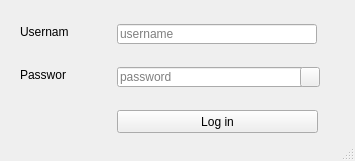
<?xml version="1.0" encoding="UTF-8"?>
<ui version="4.0">
 <class>AuthorizationWindow</class>
 <widget class="QMainWindow" name="AuthorizationWindow">
  <property name="geometry">
   <rect>
    <x>0</x>
    <y>0</y>
    <width>355</width>
    <height>161</height>
   </rect>
  </property>
  <property name="sizePolicy">
   <sizepolicy hsizetype="Fixed" vsizetype="Fixed">
    <horstretch>0</horstretch>
    <verstretch>0</verstretch>
   </sizepolicy>
  </property>
  <property name="minimumSize">
   <size>
    <width>355</width>
    <height>161</height>
   </size>
  </property>
  <property name="maximumSize">
   <size>
    <width>355</width>
    <height>161</height>
   </size>
  </property>
  <property name="windowTitle">
   <string>Student health records</string>
  </property>
  <property name="windowIcon">
   <iconset>
    <normaloff>../views/icon.jpg</normaloff>../views/icon.jpg</iconset>
  </property>
  <widget class="QWidget" name="centralwidget">
   <widget class="QLineEdit" name="username_lineEdit">
    <property name="geometry">
     <rect>
      <x>117</x>
      <y>24</y>
      <width>200</width>
      <height>20</height>
     </rect>
    </property>
    <property name="maximumSize">
     <size>
      <width>201</width>
      <height>16777215</height>
     </size>
    </property>
    <property name="maxLength">
     <number>24</number>
    </property>
    <property name="placeholderText">
     <string>username</string>
    </property>
   </widget>
   <widget class="QLabel" name="password_label">
    <property name="geometry">
     <rect>
      <x>20</x>
      <y>67</y>
      <width>46</width>
      <height>16</height>
     </rect>
    </property>
    <property name="text">
     <string>Password</string>
    </property>
   </widget>
   <widget class="QLineEdit" name="password_lineEdit">
    <property name="geometry">
     <rect>
      <x>117</x>
      <y>67</y>
      <width>201</width>
      <height>20</height>
     </rect>
    </property>
    <property name="maximumSize">
     <size>
      <width>201</width>
      <height>16777215</height>
     </size>
    </property>
    <property name="maxLength">
     <number>26</number>
    </property>
    <property name="echoMode">
     <enum>QLineEdit::Password</enum>
    </property>
    <property name="placeholderText">
     <string>password</string>
    </property>
   </widget>
   <widget class="QLabel" name="username_label">
    <property name="geometry">
     <rect>
      <x>20</x>
      <y>24</y>
      <width>48</width>
      <height>16</height>
     </rect>
    </property>
    <property name="text">
     <string>Username</string>
    </property>
   </widget>
   <widget class="QPushButton" name="log_in_button">
    <property name="geometry">
     <rect>
      <x>117</x>
      <y>110</y>
      <width>201</width>
      <height>23</height>
     </rect>
    </property>
    <property name="text">
     <string>Log in</string>
    </property>
   </widget>
   <widget class="QToolButton" name="show_pass_button">
    <property name="enabled">
     <bool>true</bool>
    </property>
    <property name="geometry">
     <rect>
      <x>300</x>
      <y>67</y>
      <width>20</width>
      <height>20</height>
     </rect>
    </property>
    <property name="text">
     <string/>
    </property>
    <property name="icon">
     <iconset>
      <normaloff>../views/eye.png</normaloff>../views/eye.png</iconset>
    </property>
   </widget>
   <widget class="QLabel" name="username_error_label">
    <property name="geometry">
     <rect>
      <x>117</x>
      <y>43</y>
      <width>400</width>
      <height>13</height>
     </rect>
    </property>
    <property name="inputMethodHints">
     <set>Qt::ImhNone</set>
    </property>
    <property name="text">
     <string>&lt;html&gt;&lt;head/&gt;&lt;body&gt;&lt;p&gt;&lt;br/&gt;&lt;/p&gt;&lt;/body&gt;&lt;/html&gt;</string>
    </property>
    <property name="scaledContents">
     <bool>false</bool>
    </property>
   </widget>
   <widget class="QLabel" name="password_error_label">
    <property name="geometry">
     <rect>
      <x>117</x>
      <y>86</y>
      <width>400</width>
      <height>13</height>
     </rect>
    </property>
    <property name="text">
     <string>&lt;html&gt;&lt;head/&gt;&lt;body&gt;&lt;p&gt;&lt;br/&gt;&lt;/p&gt;&lt;/body&gt;&lt;/html&gt;</string>
    </property>
   </widget>
  </widget>
  <widget class="QStatusBar" name="statusbar"/>
 </widget>
 <resources/>
 <connections/>
</ui>
